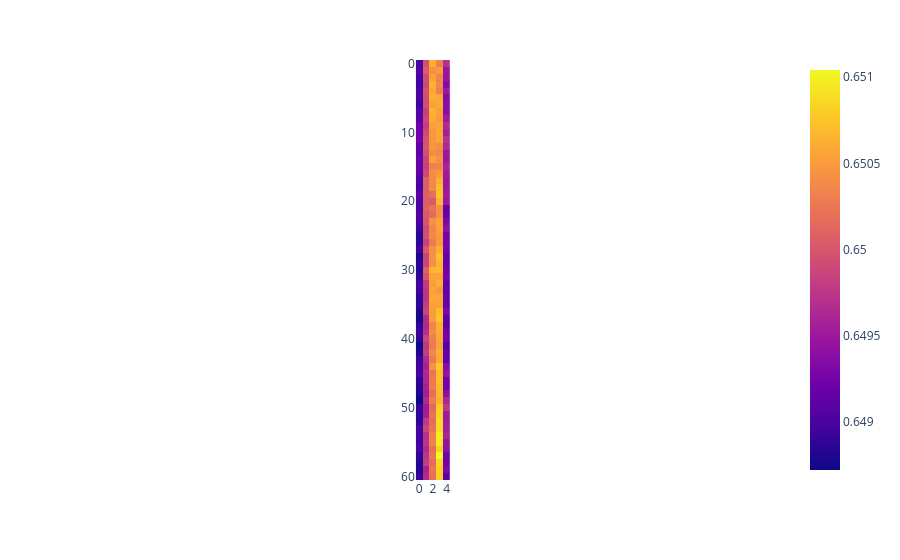

The cell this chart's notebook holds for it:
### Code cell
new_result = new_rfCV.cv_results_["mean_test_score"].reshape(new_num_tree.size, new_depth.size, order='F')
fig = px.imshow(new_result)
fig.show()

### Figure 1 — Plotly figure (JSON) as saved in the notebook; plotly's stock layout.template omitted (floating-point values rounded to 4 significant figures; data arrays with more than 128 entries replaced by an {"elided": "..."} marker saying what was removed)
{"data": [{"coloraxis": "coloraxis", "hovertemplate": "x: %{x}<br>y: %{y}<br>color: %{z}<extra></extra>", "name": "0", "type": "heatmap", "xaxis": "x", "yaxis": "y", "z": {"elided": "61x5 float values"}}], "layout": {"coloraxis": {"colorscale": [[0, "#0d0887"], [0.1111, "#46039f"], [0.2222, "#7201a8"], [0.3333, "#9c179e"], [0.4444, "#bd3786"], [0.5556, "#d8576b"], [0.6667, "#ed7953"], [0.7778, "#fb9f3a"], [0.8889, "#fdca26"], [1, "#f0f921"]]}, "margin": {"t": 60}, "xaxis": {"anchor": "y", "constrain": "domain", "domain": [0, 1], "scaleanchor": "y"}, "yaxis": {"anchor": "x", "autorange": "reversed", "constrain": "domain", "domain": [0, 1]}}}
